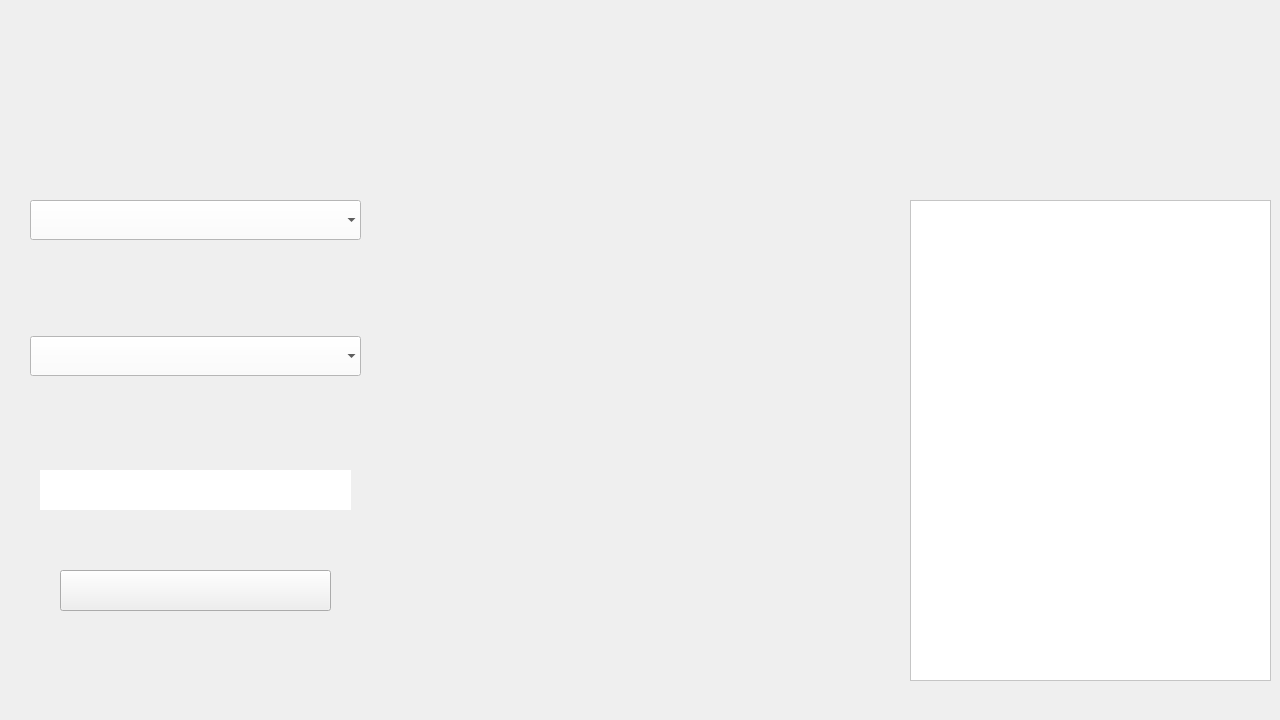
<?xml version="1.0" encoding="UTF-8"?>
<ui version="4.0">
 <class>FDwidget</class>
 <widget class="QWidget" name="FDwidget">
  <property name="geometry">
   <rect>
    <x>0</x>
    <y>0</y>
    <width>1280</width>
    <height>720</height>
   </rect>
  </property>
  <property name="maximumSize">
   <size>
    <width>1280</width>
    <height>720</height>
   </size>
  </property>
  <property name="windowTitle">
   <string>Find destination</string>
  </property>
  <property name="windowIcon">
   <iconset theme="list-add"/>
  </property>
  <property name="autoFillBackground">
   <bool>true</bool>
  </property>
  <widget class="QFrame" name="frame">
   <property name="geometry">
    <rect>
     <x>0</x>
     <y>0</y>
     <width>1280</width>
     <height>720</height>
    </rect>
   </property>
   <property name="styleSheet">
    <string notr="true"/>
   </property>
   <property name="frameShape">
    <enum>QFrame::NoFrame</enum>
   </property>
   <property name="frameShadow">
    <enum>QFrame::Raised</enum>
   </property>
   <widget class="QComboBox" name="loc_cb">
    <property name="geometry">
     <rect>
      <x>30</x>
      <y>200</y>
      <width>331</width>
      <height>40</height>
     </rect>
    </property>
    <property name="font">
     <font>
      <pointsize>18</pointsize>
      <bold>true</bold>
     </font>
    </property>
    <property name="styleSheet">
     <string notr="true">background-color: rgb(255, 255, 255);
</string>
    </property>
    <property name="placeholderText">
     <string/>
    </property>
    <property name="frame">
     <bool>false</bool>
    </property>
   </widget>
   <widget class="QComboBox" name="des_cb">
    <property name="geometry">
     <rect>
      <x>30</x>
      <y>336</y>
      <width>331</width>
      <height>40</height>
     </rect>
    </property>
    <property name="font">
     <font>
      <pointsize>18</pointsize>
      <bold>true</bold>
     </font>
    </property>
    <property name="styleSheet">
     <string notr="true">background-color: rgb(255, 255, 255);</string>
    </property>
    <property name="placeholderText">
     <string/>
    </property>
    <property name="frame">
     <bool>false</bool>
    </property>
   </widget>
   <widget class="QLineEdit" name="cost_tb">
    <property name="geometry">
     <rect>
      <x>40</x>
      <y>470</y>
      <width>311</width>
      <height>40</height>
     </rect>
    </property>
    <property name="font">
     <font>
      <pointsize>18</pointsize>
      <bold>true</bold>
     </font>
    </property>
    <property name="autoFillBackground">
     <bool>false</bool>
    </property>
    <property name="styleSheet">
     <string notr="true">background-color: rgb(255, 255, 255);
</string>
    </property>
    <property name="frame">
     <bool>false</bool>
    </property>
    <property name="cursorMoveStyle">
     <enum>Qt::LogicalMoveStyle</enum>
    </property>
   </widget>
   <widget class="QLabel" name="background">
    <property name="geometry">
     <rect>
      <x>0</x>
      <y>0</y>
      <width>1280</width>
      <height>720</height>
     </rect>
    </property>
    <property name="styleSheet">
     <string notr="true">background-image: url(:/resources/Find destination gui.png);</string>
    </property>
    <property name="text">
     <string/>
    </property>
   </widget>
   <widget class="QLabel" name="btn_lb">
    <property name="geometry">
     <rect>
      <x>60</x>
      <y>570</y>
      <width>271</width>
      <height>41</height>
     </rect>
    </property>
    <property name="cursor">
     <cursorShape>PointingHandCursor</cursorShape>
    </property>
    <property name="text">
     <string/>
    </property>
   </widget>
   <widget class="QScrollArea" name="patharea">
    <property name="geometry">
     <rect>
      <x>910</x>
      <y>200</y>
      <width>361</width>
      <height>481</height>
     </rect>
    </property>
    <property name="styleSheet">
     <string notr="true">background-color: rgb(255, 255, 255);</string>
    </property>
    <property name="widgetResizable">
     <bool>true</bool>
    </property>
    <widget class="QWidget" name="scrollAreaWidgetContents">
     <property name="geometry">
      <rect>
       <x>0</x>
       <y>0</y>
       <width>359</width>
       <height>479</height>
      </rect>
     </property>
    </widget>
   </widget>
   <widget class="QPushButton" name="find_bt">
    <property name="geometry">
     <rect>
      <x>60</x>
      <y>570</y>
      <width>271</width>
      <height>41</height>
     </rect>
    </property>
    <property name="text">
     <string/>
    </property>
   </widget>
   <zorder>background</zorder>
   <zorder>loc_cb</zorder>
   <zorder>des_cb</zorder>
   <zorder>cost_tb</zorder>
   <zorder>btn_lb</zorder>
   <zorder>patharea</zorder>
   <zorder>find_bt</zorder>
  </widget>
 </widget>
 <resources/>
 <connections/>
</ui>
